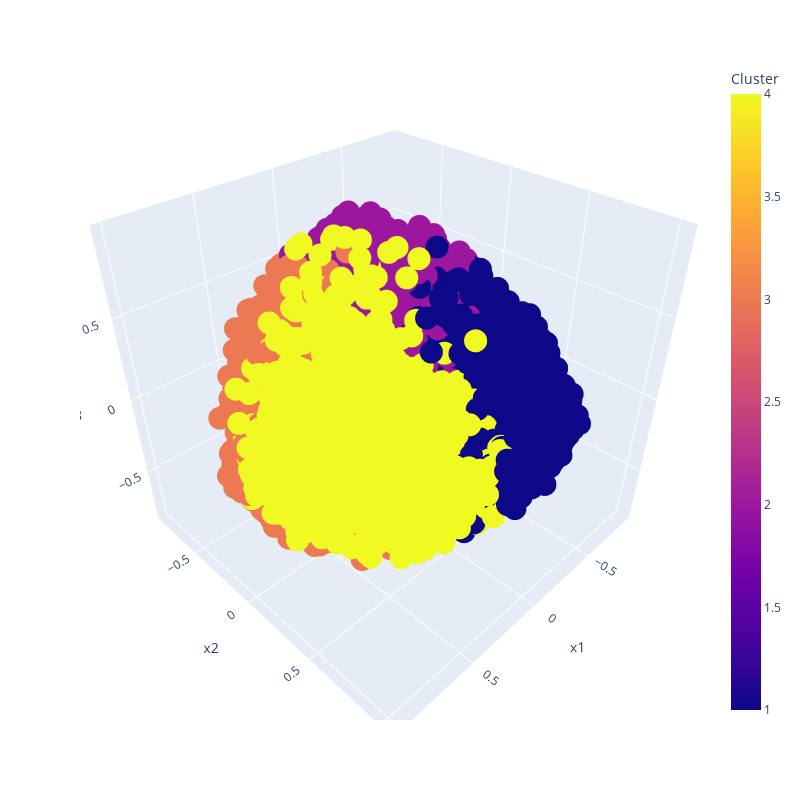

The notebook cell this image was saved under:
### Code cell
fig = px.scatter_3d(pca_df2, x="x1", y="x2", z="x3", color='Cluster', width=800, height=800)
fig.show()

### Figure 1 — Plotly figure (JSON) as saved in the notebook; plotly's stock layout.template omitted (floating-point values rounded to 4 significant figures; data arrays with more than 128 entries replaced by an {"elided": "..."} marker saying what was removed)
{"data": [{"hovertemplate": "x1=%{x}<br>x2=%{y}<br>x3=%{z}<br>Cluster=%{marker.color}<extra></extra>", "legendgroup": "", "marker": {"color": {"elided": "8626 int values"}, "coloraxis": "coloraxis", "symbol": "circle"}, "mode": "markers", "name": "", "scene": "scene", "showlegend": false, "type": "scatter3d", "x": {"elided": "8626 float values"}, "y": {"elided": "8626 float values"}, "z": {"elided": "8626 float values"}}], "layout": {"coloraxis": {"colorbar": {"title": {"text": "Cluster"}}, "colorscale": [[0, "#0d0887"], [0.1111, "#46039f"], [0.2222, "#7201a8"], [0.3333, "#9c179e"], [0.4444, "#bd3786"], [0.5556, "#d8576b"], [0.6667, "#ed7953"], [0.7778, "#fb9f3a"], [0.8889, "#fdca26"], [1, "#f0f921"]]}, "height": 800, "legend": {"tracegroupgap": 0}, "margin": {"t": 60}, "scene": {"domain": {"x": [0, 1], "y": [0, 1]}, "xaxis": {"title": {"text": "x1"}}, "yaxis": {"title": {"text": "x2"}}, "zaxis": {"title": {"text": "x3"}}}, "width": 800}}
